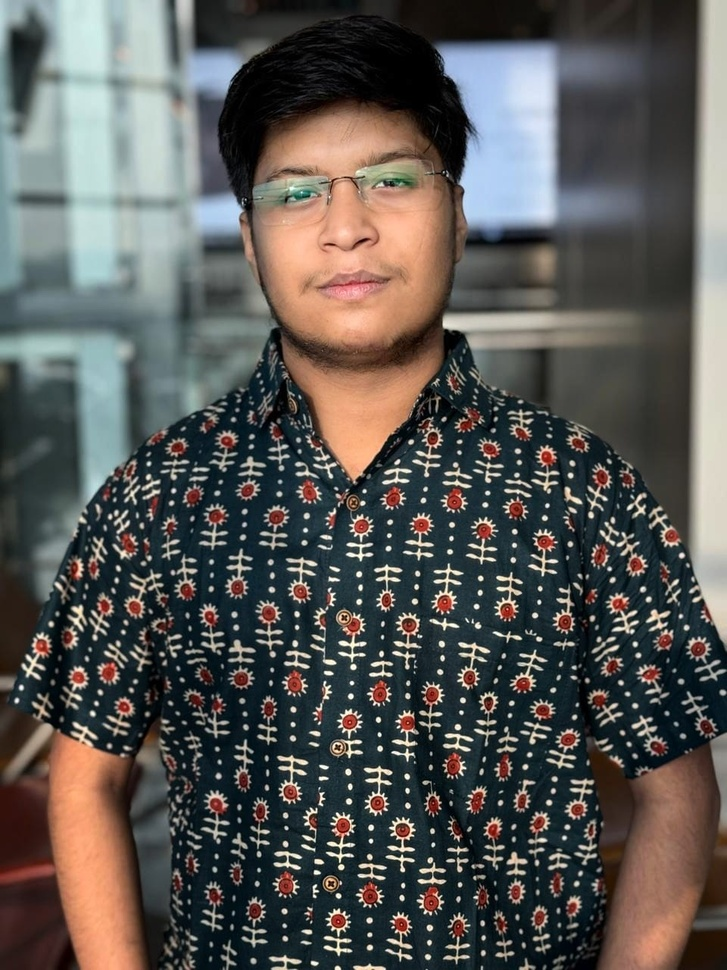
#> input picture week5/SVD/me.jpg, 727 x 970 px, shrunk from 960 x 1280 before the run
$ jupyter execute --allow-errors SVD.ipynb
#> lines starting #> are read from the running program, lines starting #| are printed output that depends on the picture
# SVD: Singular Value Decomposition

## Importing all the libraries required

[cell 1]
import numpy as np
from matplotlib.image import imread
import matplotlib.pyplot as plt
from PIL import Image

High dimensionality is a common challenge in processing data from complex systems. These systems may involve large measured data sets including audio, image, or video data. The data may also be generated from a physical system, such as neural recordings from a brain, or fluid velocity measurements from a simulation or experiment.

**The SVD provides a systematic way to determine a low-dimensional approximation to high-dimensional data in terms of dominant patterns.**

## Computing SVD

[cell 2]
X = np.random.rand(5,3)
U, S, V = np.linalg.svd(X, full_matrices= True)

def print_matrix(name, mat):
    print(f"\n{name} (shape {mat.shape}):\n{mat}")

print_matrix("X", X)
print_matrix("U", U)
print_matrix("S", S)
print_matrix("V", V)

## Computing Economy SVD

Economy SVD (also called reduced SVD) computes only the leading singular vectors and values needed to reconstruct the original matrix, avoiding unnecessary zero-padding

[cell 3]
Uh, Sh, Vh = np.linalg.svd(X, full_matrices=False)

print_matrix("X", X)
print_matrix("Uh", Uh)
print_matrix("Sh", Sh)
print_matrix("Vh", Vh)

## Image Compression using SVD

[cell 4]
me = imread('me.jpg') #loading the image
#> me is the input picture: shape (970, 727, 3); mean R, G, B 89.6, 87.6, 84.4
me_gray = Image.open('me.jpg').convert('L') #convertin to gray scale
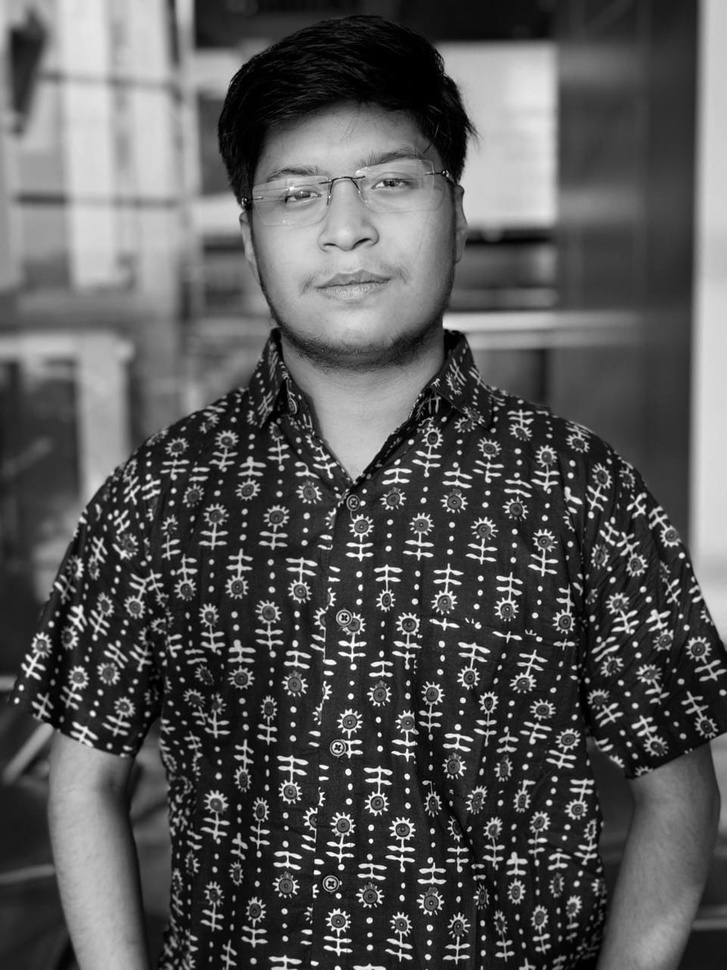
#> me_gray: PIL image 727x970 L; min 0, max 254, mean 87.8

#plotting the image
plt.figure(figsize=(4, 3))
img = plt.imshow(me_gray)
img.set_cmap('gray')
plt.axis('off')
plt.show()

This code reconstructs a matrix X using truncated SVD for different ranks r = 5, 20, 100, showing how much information each rank captures. The matrices U, S, and VT are used to approximate the original data, and each approximation is visualized in grayscale.

Just a rank 100 matrix can help us almost reconstruct the image.

[cell 5]
U, S, VT = np.linalg.svd(X,full_matrices=False)
S = np.diag(S)

fig, axes = plt.subplots(1, 3, figsize=(12, 4))  # 1 row, 3 columns

for j, r in enumerate((5, 20, 100)):
    Xapprox = U[:, :r] @ S[0:r, :r] @ VT[:r, :]

    axes[j].imshow(Xapprox, cmap='gray')
    axes[j].axis('off')
    axes[j].set_title(f"r = {r}")

plt.show()
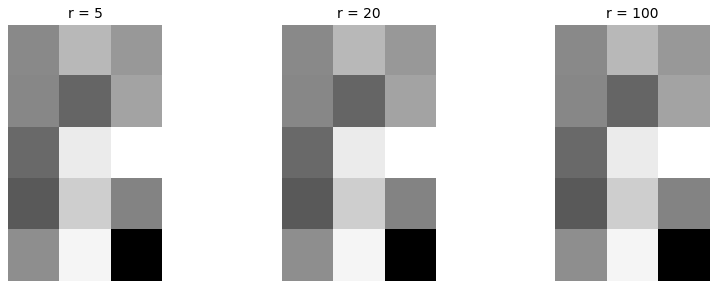
#> figure drawn by matplotlib, 3 panels
